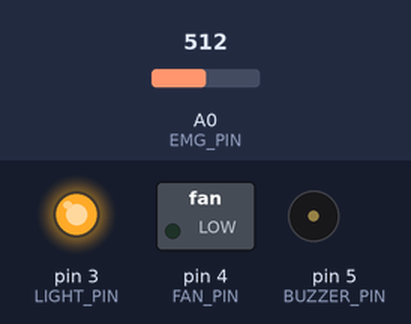
Recording of a sketch running on a simulated Arduino Uno, built with avr-gcc and run on an emulated ATmega328P. Parts: switched loads named in the sketch (green lamp = pin HIGH), output pins drawn as LEDs (lit = HIGH), buzzer (waves = sounding, pin HIGH). The test bench sets the inputs (shaded band); at power-on: A0 (EMG_PIN) = 512. What the sketch prints to the serial monitor is not drawn.

Above: at 9.5 s.
9.6 s: A0 (EMG_PIN) set to 650
11.6 s: A0 (EMG_PIN) set to 684
At 12.7 s:
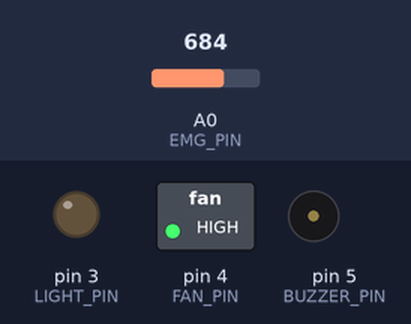
13.5 s: A0 (EMG_PIN) set to 903
15.2 s: A0 (EMG_PIN) set to 928
At 16.0 s:
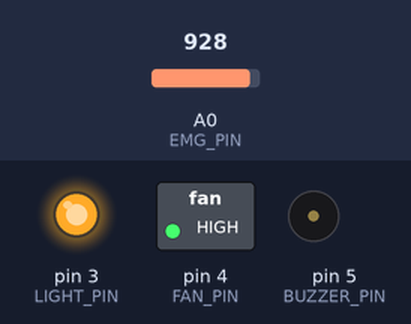
17.1 s: A0 (EMG_PIN) set to 900
At 18.5 s:
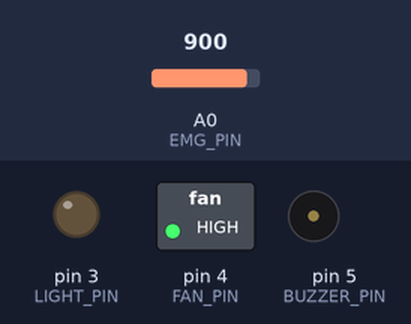
19.2 s: A0 (EMG_PIN) set to 1023
At 20.1 s:
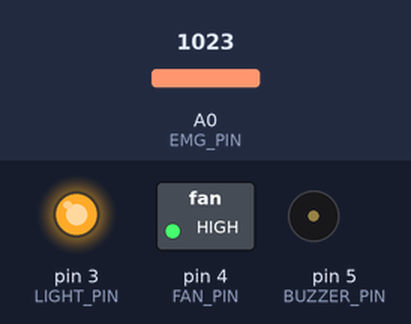
Timing chart, 0 to 21.8 s (numbered marks = the images above; inputs shaded):
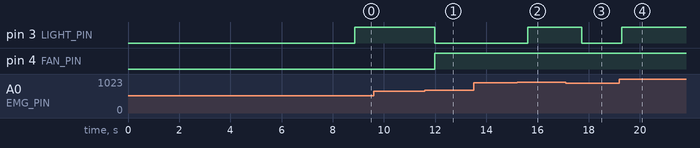

Measured:
- the behaviour switches between 665 and 666 on A0 (EMG_PIN) (found by bisection; images 0 and 1)
- the behaviour switches between 921 and 922 on A0 (EMG_PIN) (found by bisection; images 1 and 2)
- after the input at 9.6 s, every drawn part: stays the same
- after the input at 11.6 s, pin 3 (LIGHT_PIN): HIGH → LOW after 0.38 s; pin 4 (FAN_PIN): LOW → HIGH after 0.38 s
- after the input at 13.5 s, every drawn part: stays the same
- after the input at 15.2 s, pin 3 (LIGHT_PIN): LOW → HIGH after 0.42 s
- after the input at 17.1 s, pin 3 (LIGHT_PIN): HIGH → LOW after 0.62 s
- after the input at 19.2 s, pin 3 (LIGHT_PIN): LOW → HIGH after 0.09 s

The sketch:

Electromyography_based_gesture_control.ino
```cpp
const int EMG_PIN = A0;
const int LIGHT_PIN = 3;
const int FAN_PIN = 4;
const int BUZZER_PIN = 5;

const int NUM_SAMPLES = 50;
const unsigned long SAMPLE_DELAY = 10;
const unsigned long DISPLAY_INTERVAL = 500;
float baselineVoltage = 0.0;

float THRESHOLD_LOW_MULT = 1.3;
float THRESHOLD_MID_MULT = 1.8;
float THRESHOLD_HIGH_MULT = 2.3;

float THRESHOLD_LOW;
float THRESHOLD_MID;
float THRESHOLD_HIGH;

void calibrateEMG();
float getFilteredEMG();
void controlDevices(float voltage);
void displayStatus(float voltage, const char* level);
void turnOffAllDevices();

void setup() {
  Serial.begin(9600);
  pinMode(LIGHT_PIN, OUTPUT);
  pinMode(FAN_PIN, OUTPUT);
  pinMode(BUZZER_PIN, OUTPUT);
  turnOffAllDevices();
  Serial.println("===============================================");
  Serial.println(" EMG-Based Gesture Control System - Initializing");
  Serial.println("===============================================");
  Serial.println();
  calibrateEMG();
  THRESHOLD_LOW = baselineVoltage * THRESHOLD_LOW_MULT;
  THRESHOLD_MID = baselineVoltage * THRESHOLD_MID_MULT;
  THRESHOLD_HIGH = baselineVoltage * THRESHOLD_HIGH_MULT;
  Serial.println("Calibration Completed Successfully!");
  Serial.print("Baseline Voltage: "); Serial.print(baselineVoltage); Serial.println(" V");
  Serial.print("Threshold Low : "); Serial.println(THRESHOLD_LOW);
  Serial.print("Threshold Mid : "); Serial.println(THRESHOLD_MID);
  Serial.print("Threshold High: "); Serial.println(THRESHOLD_HIGH);
  Serial.println("-----------------------------------------------");
  delay(2000);
}

void loop() {
  float emgVoltage = getFilteredEMG();
  static unsigned long lastDisplayTime = 0;
  if (millis() - lastDisplayTime >= DISPLAY_INTERVAL) {
    Serial.print("Current EMG Voltage: ");
    Serial.print(emgVoltage, 3);
    Serial.println(" V");
    lastDisplayTime = millis();
  }
  controlDevices(emgVoltage);
  delay(SAMPLE_DELAY);
}

void calibrateEMG() {
  Serial.println("Starting EMG Calibration...");
  Serial.println("Please relax your muscle for 5 seconds...");
  delay(1000);
  float sumVoltage = 0;
  int readings = 0;
  unsigned long startTime = millis();
  while (millis() - startTime < 5000) {
    int sensorValue = analogRead(EMG_PIN);
    float voltage = sensorValue * (5.0 / 1023.0);
    sumVoltage += voltage;
    readings++;
    delay(10);
  }
  baselineVoltage = sumVoltage / readings;
  Serial.print("Baseline (Average Rest Voltage): ");
  Serial.print(baselineVoltage);
  Serial.println(" V");
  Serial.println("Calibration done.\n");
}

float getFilteredEMG() {
  float sum = 0;
  for (int i = 0; i < NUM_SAMPLES; i++) {
    int sensorValue = analogRead(EMG_PIN);
    float voltage = sensorValue * (5.0 / 1023.0);
    sum += voltage;
    delay(SAMPLE_DELAY);
  }
  return (sum / NUM_SAMPLES);
}

void controlDevices(float voltage) {
  if (voltage <= THRESHOLD_LOW) {
    digitalWrite(LIGHT_PIN, HIGH);
    digitalWrite(FAN_PIN, LOW);
    digitalWrite(BUZZER_PIN, LOW);
    displayStatus(voltage, "LOW → Light ON");
  }
  else if (voltage > THRESHOLD_LOW && voltage <= THRESHOLD_MID) {
    digitalWrite(LIGHT_PIN, LOW);
    digitalWrite(FAN_PIN, HIGH);
    digitalWrite(BUZZER_PIN, LOW);
    displayStatus(voltage, "MEDIUM → Fan ON");
  }
  else if (voltage > THRESHOLD_MID && voltage <= THRESHOLD_HIGH) {
    digitalWrite(LIGHT_PIN, HIGH);
    digitalWrite(FAN_PIN, HIGH);
    digitalWrite(BUZZER_PIN, LOW);
    displayStatus(voltage, "STRONG → Light + Fan ON");
  }
  else {
    digitalWrite(LIGHT_PIN, LOW);
    digitalWrite(FAN_PIN, LOW);
    digitalWrite(BUZZER_PIN, HIGH);
    displayStatus(voltage, "HIGH → Buzzer ON");
  }
}

void displayStatus(float voltage, const char* level) {
  static String lastStatus = "";
  String current = String(level);
  if (current != lastStatus) {
    Serial.print("Detected Voltage: ");
    Serial.print(voltage, 3);
    Serial.print(" V | Status: ");
    Serial.println(level);
    lastStatus = current;
  }
}

void turnOffAllDevices() {
  digitalWrite(LIGHT_PIN, LOW);
  digitalWrite(FAN_PIN, LOW);
  digitalWrite(BUZZER_PIN, LOW);
}
```
